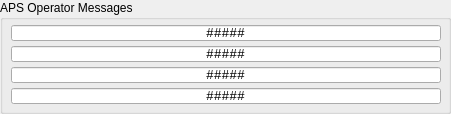
   <widget class="QGroupBox" name="groupBox_6">
    <property name="geometry">
     <rect>
      <x>650</x>
      <y>640</y>
      <width>451</width>
      <height>114</height>
     </rect>
    </property>
    <property name="title">
     <string>APS Operator Messages</string>
    </property>
    <widget class="caLineEdit" name="calineedit_5">
     <property name="geometry">
      <rect>
       <x>11</x>
       <y>25</y>
       <width>430</width>
       <height>16</height>
      </rect>
     </property>
     <property name="sizePolicy">
      <sizepolicy hsizetype="Expanding" vsizetype="Expanding">
       <horstretch>0</horstretch>
       <verstretch>0</verstretch>
      </sizepolicy>
     </property>
     <property name="font">
      <font>
       <family>Monospace</family>
       <pointsize>10</pointsize>
      </font>
     </property>
     <property name="text">
      <string>#####</string>
     </property>
     <property name="alignment">
      <set>Qt::AlignCenter</set>
     </property>
     <property name="channel" stdset="0">
      <string notr="true">OPS:message2</string>
     </property>
    </widget>
    <widget class="caLineEdit" name="calineedit_6">
     <property name="geometry">
      <rect>
       <x>11</x>
       <y>46</y>
       <width>430</width>
       <height>16</height>
      </rect>
     </property>
     <property name="sizePolicy">
      <sizepolicy hsizetype="Expanding" vsizetype="Expanding">
       <horstretch>0</horstretch>
       <verstretch>0</verstretch>
      </sizepolicy>
     </property>
     <property name="font">
      <font>
       <family>Monospace</family>
       <pointsize>10</pointsize>
      </font>
     </property>
     <property name="text">
      <string>#####</string>
     </property>
     <property name="alignment">
      <set>Qt::AlignCenter</set>
     </property>
     <property name="channel" stdset="0">
      <string notr="true">OPS:message4</string>
     </property>
    </widget>
    <widget class="caLineEdit" name="calineedit_7">
     <property name="geometry">
      <rect>
       <x>11</x>
       <y>67</y>
       <width>430</width>
       <height>16</height>
      </rect>
     </property>
     <property name="sizePolicy">
      <sizepolicy hsizetype="Expanding" vsizetype="Expanding">
       <horstretch>0</horstretch>
       <verstretch>0</verstretch>
      </sizepolicy>
     </property>
     <property name="font">
      <font>
       <family>Monospace</family>
       <pointsize>10</pointsize>
      </font>
     </property>
     <property name="text">
      <string>#####</string>
     </property>
     <property name="alignment">
      <set>Qt::AlignCenter</set>
     </property>
     <property name="channel" stdset="0">
      <string notr="true">OPS:message5</string>
     </property>
    </widget>
    <widget class="caLineEdit" name="calineedit_8">
     <property name="geometry">
      <rect>
       <x>11</x>
       <y>88</y>
       <width>430</width>
       <height>16</height>
      </rect>
     </property>
     <property name="sizePolicy">
      <sizepolicy hsizetype="Expanding" vsizetype="Expanding">
       <horstretch>0</horstretch>
       <verstretch>0</verstretch>
      </sizepolicy>
     </property>
     <property name="font">
      <font>
       <family>Monospace</family>
       <pointsize>10</pointsize>
      </font>
     </property>
     <property name="text">
      <string>#####</string>
     </property>
     <property name="alignment">
      <set>Qt::AlignCenter</set>
     </property>
     <property name="channel" stdset="0">
      <string notr="true">OPS:message6</string>
     </property>
    </widget>
   </widget>
